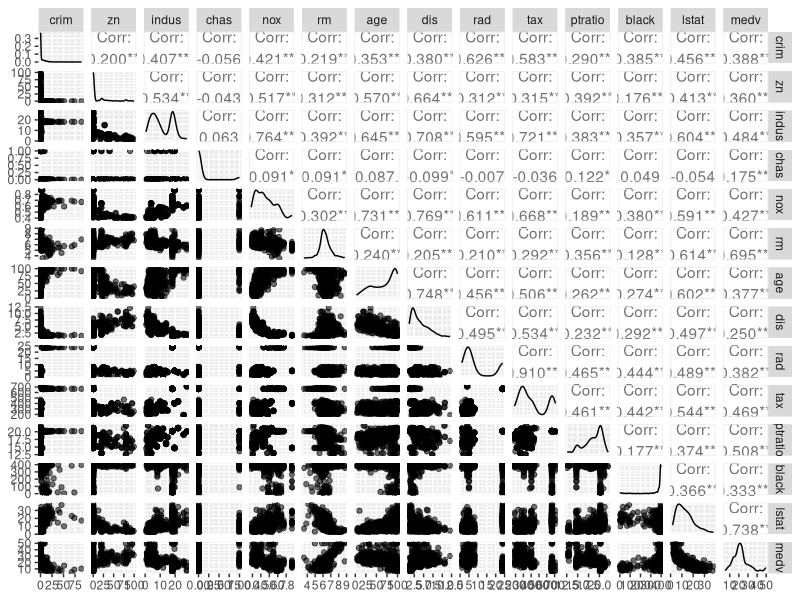
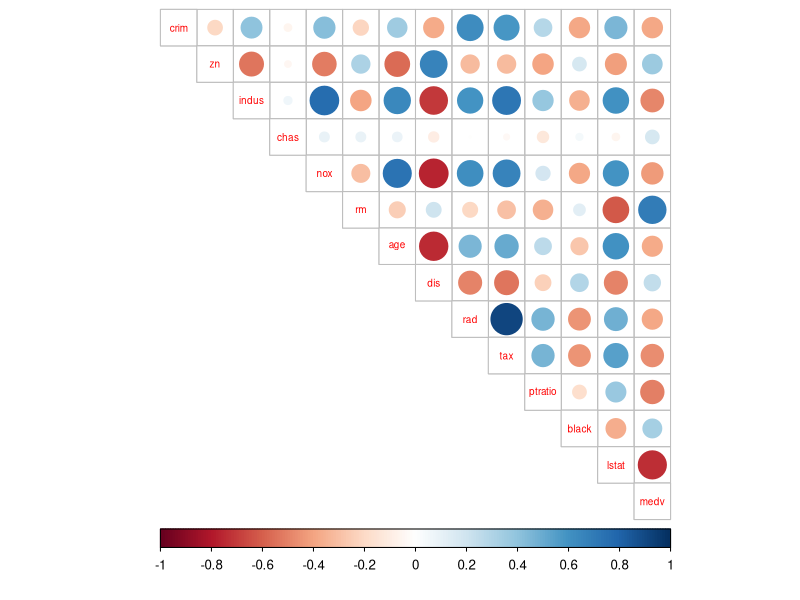
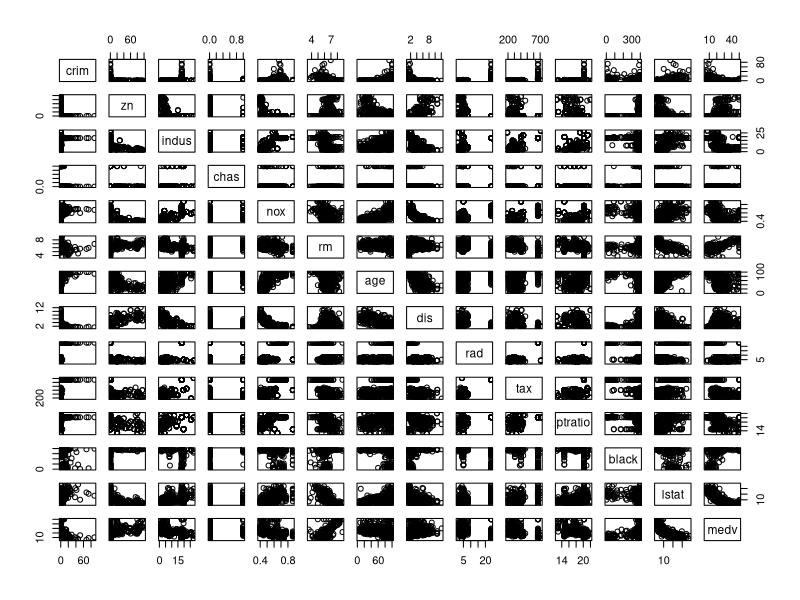
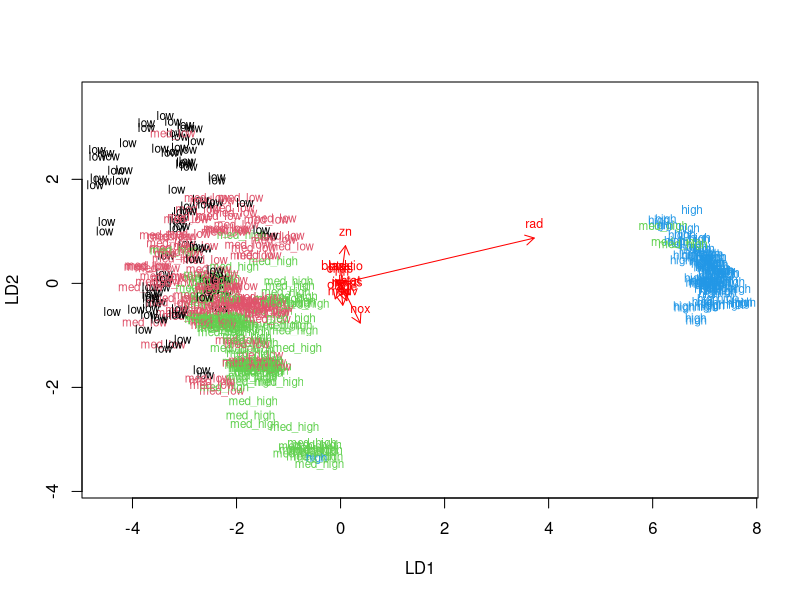
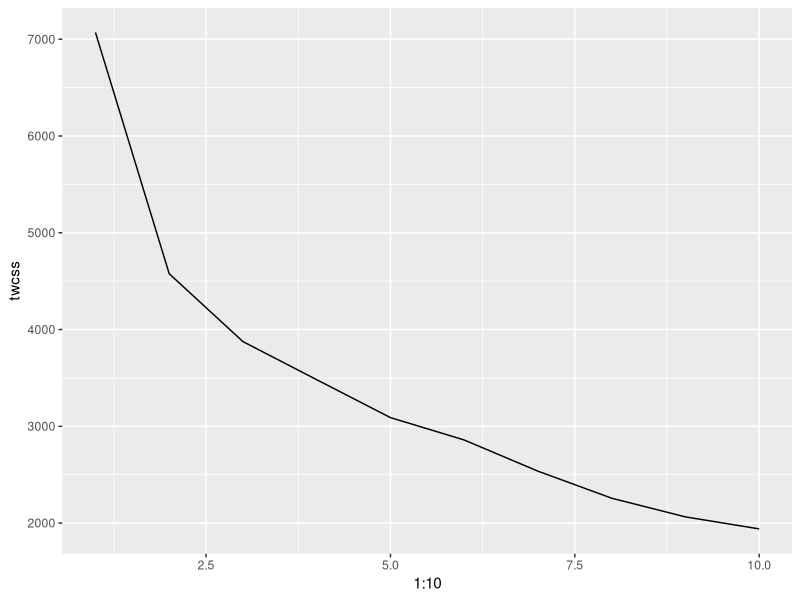
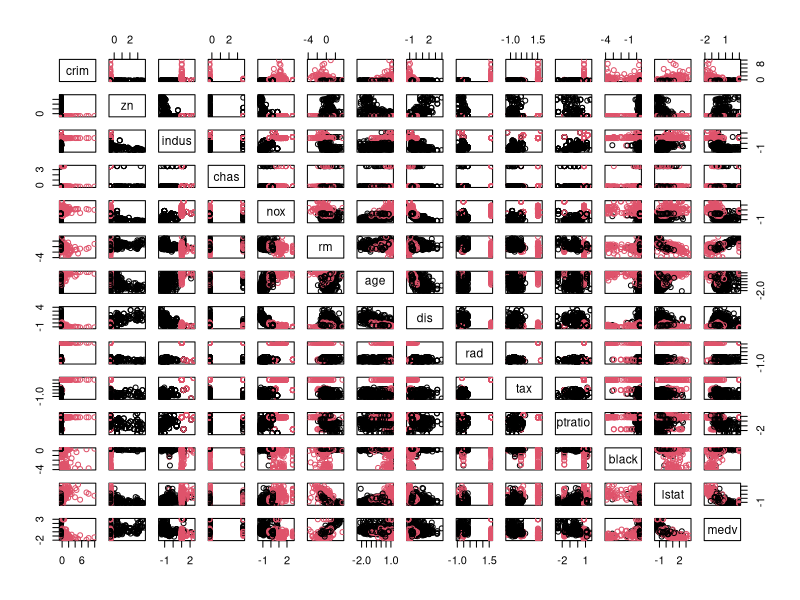

These charts were generated, in order, by the following R code:
install.packages("corrplot")
library(MASS)
library(tidyverse)
library(ggplot2)
library(GGally)
library(corrplot)
data("Boston")

dim(Boston)
str(Boston)

summary(Boston)
ggpairs(Boston, 
        mapping = aes(alpha = 0.6), 
        lower = list(combo = wrap("facethist", bins = 30)))
?ggpairs

cor_matrix<-cor(Boston) 
cor_matrix %>%
  round(digits = 2)
corrplot(cor_matrix, method="circle", type = "upper", cl.pos = "b", tl.pos = "d", tl.cex = 0.6)
pairs(Boston)

scaled_boston <- scale(Boston)
summary(scaled_boston)
class(scaled_boston)
scaled_boston <- as.data.frame(scaled_boston)


# create a quantile vector of crim, create a categorical variable 'crime', remove original from dataset
bins <- quantile(scaled_boston$crim)
crime <- cut(scaled_boston$crim, breaks = bins, include.lowest = TRUE, labels = c("low", "med_low", "med_high", "high"))
table(crime)
scaled_boston <- dplyr::select(scaled_boston, -crim)
scaled_boston <- data.frame(scaled_boston, crime)

#take sample, create test & train sets
ind <- sample(nrow(scaled_boston),  size = nrow(scaled_boston) * 0.8)
train <- scaled_boston[ind,]
test <- scaled_boston[-ind,]



# linear discriminant analysis
lda.fit <- lda(crime ~ ., data = train)
# the function for lda biplot arrows
lda.arrows <- function(x, myscale = 1, arrow_heads = 0.1, color = "red", tex = 0.75, choices = c(1,2)){
  heads <- coef(x)
  arrows(x0 = 0, y0 = 0, 
         x1 = myscale * heads[,choices[1]], 
         y1 = myscale * heads[,choices[2]], col=color, length = arrow_heads)
  text(myscale * heads[,choices], labels = row.names(heads), 
       cex = tex, col=color, pos=3)
}

classes <- as.numeric(train$crime)
plot(lda.fit, dimen = 2, col = classes, pch = classes)
lda.arrows(lda.fit, myscale = 1)

#remove crime from test
correct_classes <- test$crime
test <- dplyr::select(test, -crime)

#predict and cross tabulate the results
lda.pred <- predict(lda.fit, newdata = test)
table(correct = correct_classes, predicted = lda.pred$class)

65/102

#loading Boston and scaling it again
data("Boston")
scaled_boston <- scale(Boston)
scaled_boston <- as.data.frame(scaled_boston)
#calculating the distances
distb <- dist(scaled_boston)
#figuring out the optimal number of clusters
twcss <- sapply(1:10, function(k){kmeans(scaled_boston, k)$tot.withinss})
# visualize the results
qplot(x = 1:10, y = twcss, geom = 'line')

km <-kmeans(scaled_boston, centers = 2)
pairs(scaled_boston, col = km$cluster)